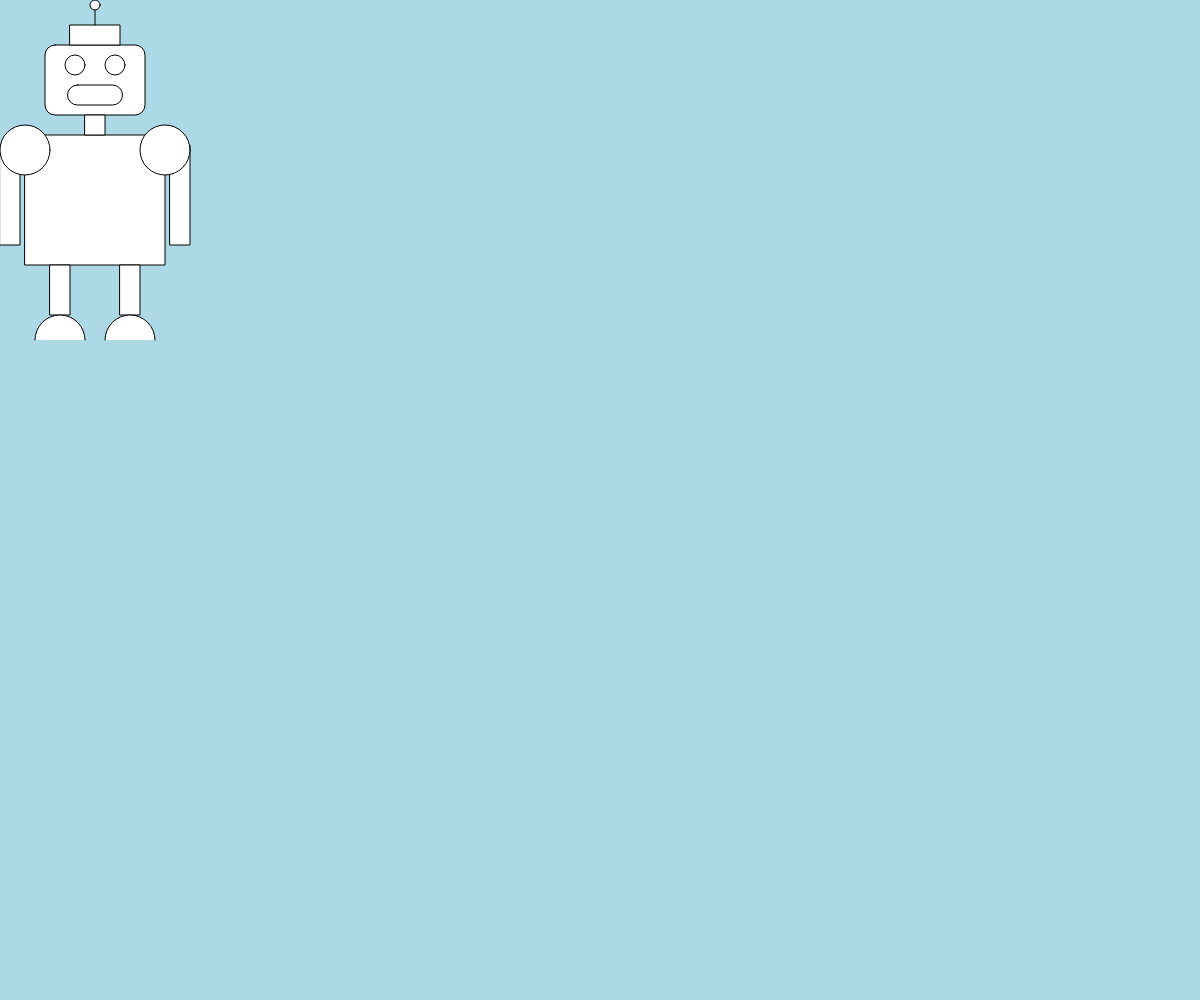
Frame 1 (no input)
Frame 60 (no input): identical to frame 1, image omitted
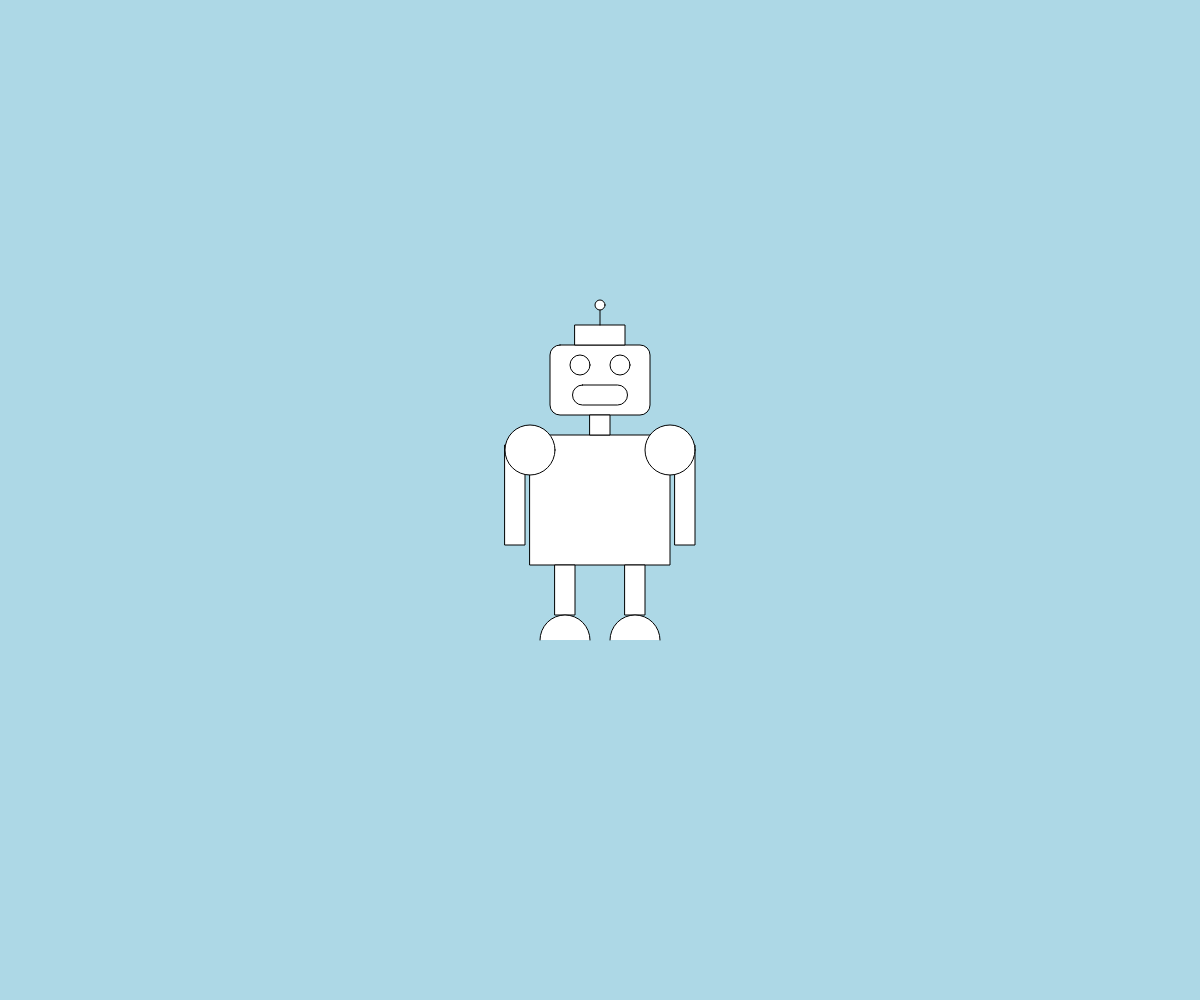
Frame 120 (the mouse pressed at the canvas centre since frame 60)

The p5.js sketch that drew these frames (run headless with seeded random() and noise() and a simulated clock; from frame 60 on, the mouse is pressed at the canvas centre):

// p5.js sketch
// ── sketch.js
/* BOILERPLATE

function setup() {
	createCanvas(windowWidth, windowHeight)
}
function draw() {
	background('lightblue')
	robot(mouseX, mouseY)
}


function robot(centerX, centerY) {
	fill('white')
	stroke('black')

	rectMode(CENTER)
	rect(centerX, centerY, 140, 130)
	rect(centerX, centerY-120, 100, 70, 10)
	rect(centerX, centerY-165, 50, 20)

	line(centerX, centerY-175, centerX, centerY-195)
	ellipse(centerX, centerY-195, 10, 10)
	ellipse(centerX-20, centerY-135, 20, 20)
	ellipse(centerX+20, centerY-135, 20, 20)
	rect(centerX, centerY-105, 55, 20, 10)

	rect(centerX, centerY-75, 20, 20)

	rect(centerX-35, centerY+90, 20, 50)
	rect(centerX+35, centerY+90, 20, 50)

	arc(centerX-35, centerY+140, 50, 50, PI, TWO_PI)
	arc(centerX+35, centerY+140, 50, 50, PI, TWO_PI)
	rect(centerX+85, centerY-5, 20, 100)
	rect(centerX-85, centerY-5, 20, 100)
	ellipse(centerX+70, centerY-50, 50, 50)
	ellipse(centerX-70, centerY-50, 50, 50)
}
*/


function setup() {
	createCanvas(windowWidth, windowHeight)
}
function draw() {
	background('lightblue')
	if(mouseX<95 && mouseY<200) {
		robot(95, 200)
	}
	else if(mouseX>width-95 && mouseY<200){
		robot(width-95, 200)
	}
	else if(mouseX>width-95 && mouseY>height-140){
		robot(width-95, height-140)
	}
	else if(mouseX<95 && mouseY>height-140){
		robot(95, height-140)
	}
	else if(mouseX<95){
		robot(95, mouseY)
	}
	else if(mouseY<200) {
		robot(mouseX, 200)
	}
	else if(mouseX>width-95) {
		robot(width-95, mouseY)
	}
	else if(mouseY>height-140) {
		robot(mouseX, height-140)
	}
	else {
		robot(mouseX, mouseY)
	}
}


function robot(centerX, centerY) {
	fill('white')
	stroke('black')

	rectMode(CENTER)
	rect(centerX, centerY, 140, 130)
	rect(centerX, centerY-120, 100, 70, 10)
	rect(centerX, centerY-165, 50, 20)

	line(centerX, centerY-175, centerX, centerY-195)
	ellipse(centerX, centerY-195, 10, 10)
	ellipse(centerX-20, centerY-135, 20, 20)
	ellipse(centerX+20, centerY-135, 20, 20)
	rect(centerX, centerY-105, 55, 20, 10)

	rect(centerX, centerY-75, 20, 20)

	rect(centerX-35, centerY+90, 20, 50)
	rect(centerX+35, centerY+90, 20, 50)

	arc(centerX-35, centerY+140, 50, 50, PI, TWO_PI)
	arc(centerX+35, centerY+140, 50, 50, PI, TWO_PI)
	rect(centerX+85, centerY-5, 20, 100)
	rect(centerX-85, centerY-5, 20, 100)
	ellipse(centerX+70, centerY-50, 50, 50)
	ellipse(centerX-70, centerY-50, 50, 50)
}
